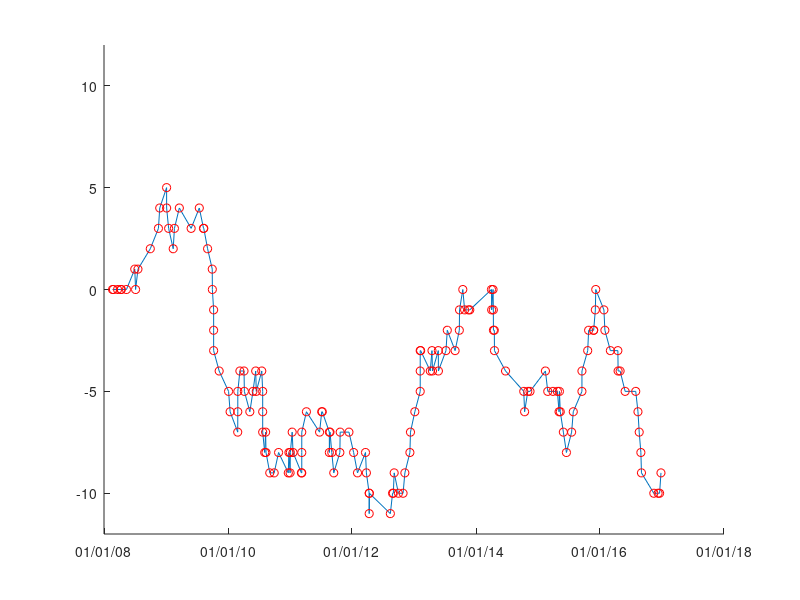

Write the MATLAB code that produced this figure. (Note: this script raises an error after producing the figure.)
% Counting the  number of local earthquakes before and after a teleseism
% for the Raton Basin and plotting the rate on a graph

clc, clear

load filtered_data.mat
load peak_ground_data.mat

rem_vec = [30,50,73,95,102,110,112,120,126,148];

before_vector = zeros(1, 155);
after_vector = zeros(1, 155);

for i=1:length(befeq_data)
    
    befnumeq = length(befeq_data{i});
    aftnumeq = length(localeq_data{i});
    
    before_vector(i) = befnumeq;
    after_vector(i) = aftnumeq;
    
end
  
sub_vector = after_vector - before_vector;

negindex = find(sub_vector < 0);
sub_vector(negindex) = -1;

posindex = find(sub_vector > 0);
sub_vector(posindex) = 1;

figure(1)
hold on
plot(datevector, cumsum(sub_vector))
plot(datevector, cumsum(sub_vector),'ro')
datetick('x',2)
ylim([-12 12])
hold off

% removing data points 
[year,month,day,hour,mi,sec] = LoadComCat(datenum(2001, 1, 1), ...
    datenum(2017, 1, 1), 7, [-90 90 -180 180]);

num_index = find(year < 2008);
PGA_total{10}(num_index) = [ ];
PGV_total{10}(num_index) = [ ];

PGA_total{10}(rem_vec) = [ ];
PGV_total{10}(rem_vec) = [ ];
datevector(rem_vec) = [ ];

v_threshold = [0.0028, 0.0014, 0.00020];
a_threshold = [0.0024, 0.0010, 0.00045];

for i=1:length(v_threshold)
    
    v_localeq = localeq_dates;
    
    v_index = find(PGV_total{10} >= v_threshold(i));
    PGV_localeq{i} = v_localeq(v_index);
    PGV_index{i} = v_index;
    
end

for i=1:length(a_threshold)
    
    a_localeq = localeq_dates;
    
    a_index = find(PGA_total{10} >= a_threshold(i));
    PGA_localeq{i} = a_localeq(a_index);
    PGA_index{i} = a_index;
    
end

x = [datevector(1), datevector(end)];
y = [0 0];

figure(2)
hold on 
plot(datevector(PGV_index{3}), cumsum(sub_vector(PGV_index{3})))
plot(datevector(PGV_index{3}), cumsum(sub_vector(PGV_index{3})), 'ro')
title('PGV - Thres 2.x0^-^4')
ylim([-8 8])
datetick('x',2)
hold off

figure(3)
hold on
plot(datevector(PGV_index{2}), cumsum(sub_vector(PGV_index{2})))
plot(datevector(PGV_index{2}), cumsum(sub_vector(PGV_index{2})), 'ro')
title('PGV - Thres 1.4x10^-^3')
ylim([-2 2])
datetick('x',2)
hold off

figure(4)
hold on
plot(datevector(PGA_index{3}), cumsum(sub_vector(PGA_index{3})))
plot(datevector(PGA_index{3}), cumsum(sub_vector(PGA_index{3})), 'ro')
title('PGA - Thres 4.5x10^-^4')
ylim([-4 4])
datetick('x',2)
hold off

figure(5)
hold on 
plot(datevector(PGA_index{2}), cumsum(sub_vector(PGA_index{2})))
plot(datevector(PGA_index{2}), cumsum(sub_vector(PGA_index{2})), 'ro')
title('PGA - Thres 1.0x10^-^3')
ylim([-1 1])
datetick('x',2)
hold off

figure(6)
hold on
plot(datevector(PGA_index{1}), cumsum(sub_vector(PGA_index{1})))
plot(datevector(PGA_index{1}), cumsum(sub_vector(PGA_index{1})), 'ro')
title('PGA - Thres 2.4x10^-^3')
datetick('x',2)
hold off
